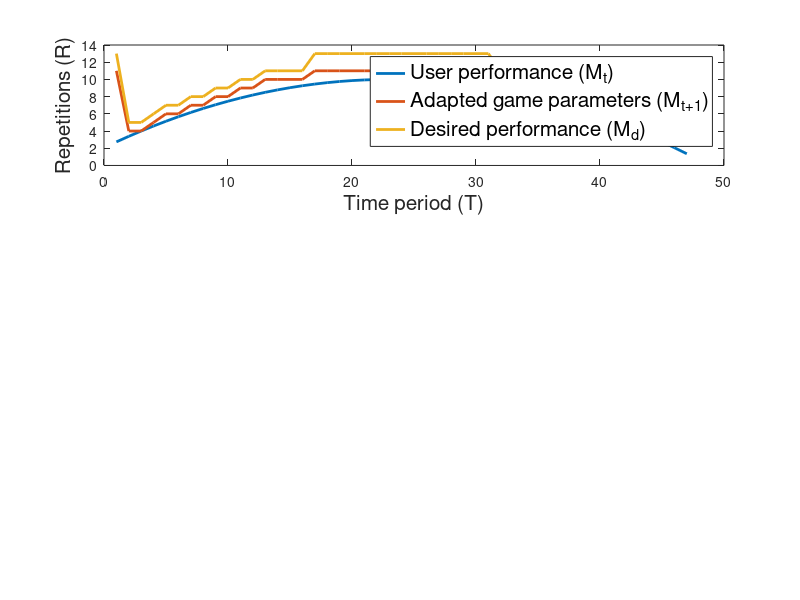

Source code (MATLAB): (Note: this script raises an error after producing the figure.)
% Md = [R S G]'
clc
clear all
close all
Time = 48;
gamma = 1.1;
maxscore = 100;
maxrep = 20;
maxrom = 180;
Md = zeros(3,Time);
Md(:,1) = [maxrep maxscore maxrom]';
Mt = zeros(3,Time);
Mt1 = zeros(3,Time);
start = [10 60 150]';
Mt(:,1) = start;
epsil = zeros(3,1);
epsilon = zeros(3,1);
fs = 15;LW = 2;
for i=2:Time

    
        for j=1:3
        epsil(j,1) = abs((Md(j,i-1)-Mt(j,i-1))/Md(j,i-1));
        epsilon(j,1) = 1;
        end
    
lambda = diag([1 1 1]);
lambda(1,1) = lambda(1,1) - epsil(1,1);
lambda(2,2) = lambda(2,2) - epsil(2,1);
lambda(3,3) = lambda(3,3) - epsil(3,1);

% display(lambda);
Mt1(:,i) = ceil(lambda*round(Md(:,i-1))+(gamma-1)*Mt(:,i-1));
Md(:,i) = ceil(gamma*Mt1(:,i));

if Md(1,i)>=maxrep
    Md(1,i) = maxrep;
end
if Md(2,i)>=maxscore
    Md(2,i) = maxscore;
end
if Md(3,i)>=maxrom
    Md(3,i) = maxrom;
end
if Mt1(1,i)>=maxrep
    Mt1(1,i) = maxrep;
end
if Mt1(2,i)>=maxscore
    Mt1(2,i) = maxscore;
end
if Mt1(3,i)>=maxrom
    Mt1(3,i) = maxrom;
end

Mt(:,i) = [start(1)-0.015*(i-24)^2 start(2)-0.05*(i-24)^2 start(3)-0.1*(i-24)^2]';
end

figure(1)
subplot(3,1,1)
U = plot(Mt(1,2:48),'LineWidth',LW,'DisplayName','User performance (M_{t})')
hold on
P = plot(Mt1(1,2:48),'LineWidth',LW,'DisplayName','Adapted game parameters (M_{t+1})')
D = plot(Md(1,2:48),'LineWidth',LW,'DisplayName','Desired performance (M_{d})')
xlabel('Time period (T)','FontSize',fs)
ylabel('Repetitions (R)','FontSize',fs)
lgd = legend([U,P,D],'FontSize',fs)
lgd.Orientation = 'horizontal'
subplot(3,1,2)
plot(Mt(2,2:48),'LineWidth',LW)
hold on
plot(Mt1(2,2:48),'LineWidth',LW)
plot(Md(2,2:48),'LineWidth',LW)
xlabel('Time period (T)','FontSize',fs)
ylabel('Score (S)','FontSize',fs)

subplot(3,1,3)
plot(Mt(3,2:48),'LineWidth',LW)
hold on
plot(Mt1(3,2:48),'LineWidth',LW)
plot(Md(3,2:48),'LineWidth',LW)
xlabel('Time period (T)','FontSize',fs)
ylabel('Goal (\chi)','FontSize',fs)

